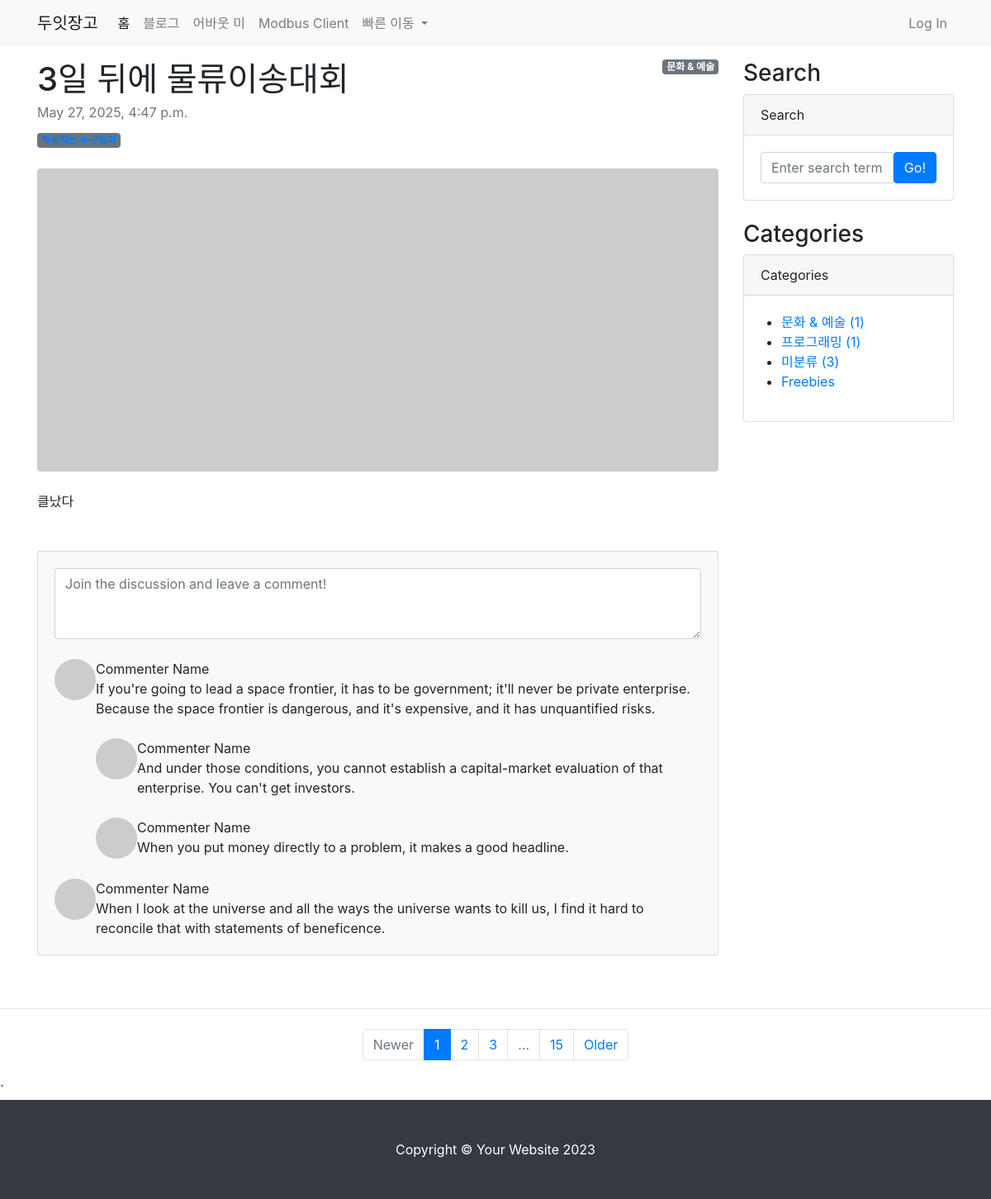
/blog/5/, run on the app's committed database.
### blog/models.py (models this page shows, shortened)
class Post(models.Model):
    title = models.CharField(max_length=30)
    hook_text = models.CharField(max_length=100, blank=True)
    content = models.TextField()
    head_image = models.ImageField(upload_to='blog/images/%Y/%m/%d/', blank=True)
    file_upload = models.FileField(upload_to='blog/files//%Y/%m/%d/', blank=True)
    created_at = models.DateTimeField(auto_now_add=True)
    updated_at = models.DateTimeField(auto_now=True)
    author=models.ForeignKey(User, null=True, on_delete=models.SET_NULL)
    category=models.ForeignKey(Category, null=True, blank=True, on_delete=models.SET_NULL)
    tags = models.ManyToManyField(Tag, null=True, blank=True)

class Category(models.Model):
    name=models.CharField(max_length=50, unique=True)
    slug=models.SlugField(max_length=200, unique=True, allow_unicode=True)
    def __str__(self):
        return self.name
    def get_absolute_url(self):
        return f'/blog/category/{self.slug}/'
    class Meta:
        verbose_name_plural = 'Categories'

### blog/views.py (the view)
# urls.py: path('<int:pk>/', views.PostDetail.as_view()),
class PostDetail(DetailView):
    model = Post
    template_name = 'blog/single_post_page.html'
    def get_context_data(self, **kwargs):
        context = super(PostDetail, self).get_context_data()
        context['categories'] = Category.objects.all()
        context['no_category_post_count'] = Post.objects.filter(category=None).count()
        return context

### blog/templates/blog/single_post_page.html (shortened to what this page needs)
{% extends 'blog/base.html' %}
{% block main_area %}
    <div id="post-area">
        {% if post.category %}
            <span class="badge badge-secondary float-right">{{ post.category }}</span>
        {% else %}
            <span class="badge badge-secondary float-right">미분류</span>
        {% endif %}
        <article>
            <header class="mb-4">
                <h1 class="fw-bolder mb-1">{{ post.title }}</h1>
                <div class="text-muted fst-italic mb-2">{{ post.created_at }}</div>
                <a class="badge bg-secondary text-decoration-none link-light" href="#!">작성자는 누구일까</a>
            </header>
            <figure class="mb-4"><img class="img-fluid rounded" src="https://dummyimage.com/900x400/ced4da/6c757d.jpg" alt="..." /></figure>
            <section class="mb-5">
                <p class="fs-5 mb-4">{{ post.content }}</p>
            </section>
        </article>
    </div>
    <div id="comment-area">
        <section class="mb-5">
            <div class="card bg-light">
                <div class="card-body">
                    <form class="mb-4"><textarea class="form-control" rows="3" placeholder="Join the discussion and leave a comment!"></textarea></form>
                    <div class="d-flex mb-4">
                        <div class="flex-shrink-0"><img class="rounded-circle" src="https://dummyimage.com/50x50/ced4da/6c757d.jpg" alt="..." /></div>
                        <div class="ms-3">
                            <div class="fw-bold">Commenter Name</div>
                            If you're going to lead a space frontier, it has to be government; it'll never be private enterprise. Because the space frontier is dangerous, and it's expensive, and it has unquantified risks.
                            <div class="d-flex mt-4">
                                <div class="flex-shrink-0"><img class="rounded-circle" src="https://dummyimage.com/50x50/ced4da/6c757d.jpg" alt="..." /></div>
                                <div class="ms-3">
                                    <div class="fw-bold">Commenter Name</div>
                                    And under those conditions, you cannot establish a capital-market evaluation of that enterprise. You can't get investors.
                                </div>
                            </div>
                            <div class="d-flex mt-4">
                                <div class="flex-shrink-0"><img class="rounded-circle" src="https://dummyimage.com/50x50/ced4da/6c757d.jpg" alt="..." /></div>
                                <div class="ms-3">
                                    <div class="fw-bold">Commenter Name</div>
                                    When you put money directly to a problem, it makes a good headline.
                                </div>
                            </div>
                        </div>
                    </div>
                    <div class="d-flex">
                        <div class="flex-shrink-0"><img class="rounded-circle" src="https://dummyimage.com/50x50/ced4da/6c757d.jpg" alt="..." /></div>
                        <div class="ms-3">
                            <div class="fw-bold">Commenter Name</div>
                            When I look at the universe and all the ways the universe wants to kill us, I find it hard to reconcile that with statements of beneficence.
                        </div>
                    </div>
                </div>
            </div>
        </section>
    </div>
{% endblock %}

### blog/templates/blog/base.html (shortened to what this page needs)
<!DOCTYPE html>
{% load static %}
<html lang="ko">
<head>
    <link rel="stylesheet" href="{% static 'blog/bootstrap/bootstrap.min.css' %}" media="screen">
</head>
<body>
    {% include 'blog/navbar.html' %}
    <div class="container my-3">
        <div class="row">
            <div class="col-md-8 col-lg-9" id="main-area">
                {% block main_area %}
                {% endblock %}
            </div>
            <div class="col-md-4 col-lg-3">
                <h3>Search</h3>
                <div class="card mb-4">
                    <div class="card-header">Search</div>
                    <div class="card-body">
                        <div class="input-group">
                            <input class="form-control" type="text" placeholder="Enter search term..." aria-label="Enter search term..." aria-describedby="button-search" />
                            <button class="btn btn-primary" id="button-search" type="button">Go!</button>
                        </div>
                    </div>
                </div>
                <h3>Categories</h3>
                <div class="card mb-4" id="categories-card">
                    <div class="card-header">Categories</div>
                    <div class="card-body">
                        <div class="row">
                            <ul>
                                {% for category in categories %}
                                <li>
                                    <a href="{{ category.get_absolute_url }}">{{ category }} ({{ category.post_set.count }})</a>
                                </li>
                                {% endfor %}
                                <li>
                                    <a href="/blog/category/no_category/">미분류 ({{ no_category_post_count }})</a>
                                </li>
                                <li><a href="#!">Freebies</a></li>
                            </ul>
                        </div>
                    </div>
                </div>
            </div>
        </div>
    </div>
    <nav aria-label="Pagination">
        <hr class="my-0" />
        <ul class="pagination justify-content-center my-4">
            <li class="page-item disabled"><a class="page-link" href="#" tabindex="-1" aria-disabled="true">Newer</a></li>
            <li class="page-item active" aria-current="page"><a class="page-link" href="#!">1</a></li>
            <li class="page-item"><a class="page-link" href="#!">2</a></li>
            <li class="page-item"><a class="page-link" href="#!">3</a></li>
            <li class="page-item disabled"><a class="page-link" href="#!">...</a></li>
            <li class="page-item"><a class="page-link" href="#!">15</a></li>
            <li class="page-item"><a class="page-link" href="#!">Older</a></li>
        </ul>
    </nav>
    {% include 'blog/footer.html' %}
</body>
</html>

### data on the page
Post: category "문화 & 예술", title "3일 뒤에 물류이송대회", created_at "May 27, 2025, 4:47 p.m.", content "클났다"
Category: name "문화 & 예술", post_set.count "1"
Category: name "프로그래밍", post_set.count "1"

### other printed values
{{ no_category_post_count }} "3"
